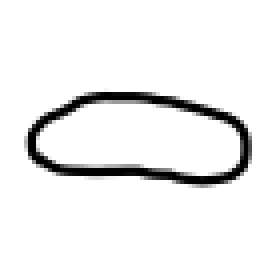
#> input picture data/user.if2/images/ellipse/ellipse.if2.0133.png, 70 x 70 px (shown 4 times larger); its folder holds only this picture in this run
$ python shape_classifier.py
#> lines starting #> are read from the running program, lines starting #| are printed output that depends on the picture; after the words box and inside, x2 and y2 are one past the last pixel; in counts of white or black regions, pixels touching at a corner belong together
"""
Geometric Shape Classifier using Computational Geometry and Topology
Classifies shapes into: Rectangle, Ellipse, Triangle, Other
"""

import cv2
import numpy as np
import os
import time
import random
from typing import List, Tuple, Dict, Any
from collections import defaultdict
import matplotlib.pyplot as plt
from sklearn.metrics import confusion_matrix, classification_report
import seaborn as sns


class GeometricShapeClassifier:
    """
    A classifier that uses computational geometry and topology to classify shapes.
    No machine learning or deep learning is used - only geometric properties.
    """

    def __init__(self):
        self.classes = ['rectangle', 'triangle', 'ellipse', 'other']
        self.performance_metrics = {}

    def preprocess_image(self, image_path: str, target_size: int = 100) -> np.ndarray:
        """
        Preprocess image: load, convert to grayscale, resize, and binarize.

        Args:
            image_path: Path to the image file
            target_size: Target size for resizing (m x m pixels)

        Returns:
            Preprocessed binary image
        """
#> called with target_size = 100
        # Load image
        img = cv2.imread(image_path)
#> img is the input picture: shape (70, 70, 3); min 0, max 255, mean 239.5
        if img is None:
            raise ValueError(f"Could not load image: {image_path}")

        # Convert to grayscale
        gray = cv2.cvtColor(img, cv2.COLOR_BGR2GRAY)

        # Resize to target size
        resized = cv2.resize(gray, (target_size, target_size))
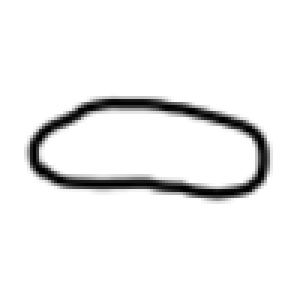
#> resized: shape (100, 100) (shown 3 times larger); min 0, max 255, mean 239.5

        # Apply Gaussian blur to reduce noise
        blurred = cv2.GaussianBlur(resized, (3, 3), 0)
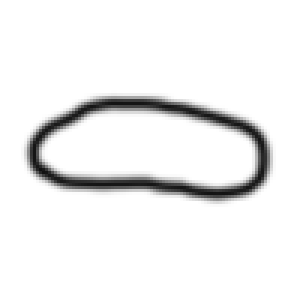
#> blurred: shape (100, 100) (shown 3 times larger); min 15, max 255, mean 239.5

        # Try multiple thresholding methods and choose the best one
        # Method 1: Otsu's thresholding
        _, binary_otsu = cv2.threshold(blurred, 0, 255, cv2.THRESH_BINARY_INV + cv2.THRESH_OTSU)
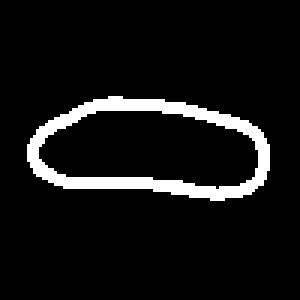
#> binary_otsu: shape (100, 100) (shown 3 times larger); 7.5% white; 1 white region, box (x1, y1, x2, y2) and area: (9, 32, 90, 67) 752

        # Method 2: Adaptive thresholding
        binary_adaptive = cv2.adaptiveThreshold(
            blurred, 255, cv2.ADAPTIVE_THRESH_GAUSSIAN_C, cv2.THRESH_BINARY_INV, 11, 2
        )
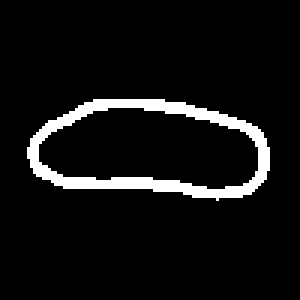
#> binary_adaptive: shape (100, 100) (shown 3 times larger); 6.8% white; 1 white region, box (x1, y1, x2, y2) and area: (9, 33, 90, 67) 679

        # Method 3: Simple thresholding
        _, binary_simple = cv2.threshold(blurred, 127, 255, cv2.THRESH_BINARY_INV)
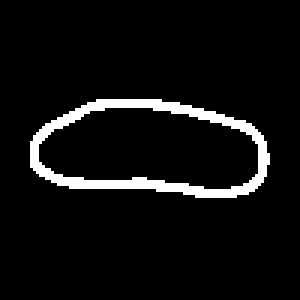
#> binary_simple: shape (100, 100) (shown 3 times larger); 6% white; 1 white region

        # Choose the method that gives the most reasonable contour
        # (not too fragmented, not too simple)
        contours_otsu, _ = cv2.findContours(binary_otsu, cv2.RETR_EXTERNAL, cv2.CHAIN_APPROX_SIMPLE)
#> contours_otsu = 1 contour; box (x1, y1, x2, y2) and area: (9, 32, 90, 67) 2066
        contours_adaptive, _ = cv2.findContours(binary_adaptive, cv2.RETR_EXTERNAL, cv2.CHAIN_APPROX_SIMPLE)
#> contours_adaptive = 1 contour; box (x1, y1, x2, y2) and area: (9, 33, 90, 67) 2039
        contours_simple, _ = cv2.findContours(binary_simple, cv2.RETR_EXTERNAL, cv2.CHAIN_APPROX_SIMPLE)
#> contours_simple = 1 contour; box (x1, y1, x2, y2) and area: (10, 33, 90, 66) 2002

        # Choose the method with the most reasonable number of contours
        # (prefer 1-3 contours, not too many fragments)
        if 1 <= len(contours_otsu) <= 3:
            binary = binary_otsu
        elif 1 <= len(contours_adaptive) <= 3:
            binary = binary_adaptive
        elif 1 <= len(contours_simple) <= 3:
            binary = binary_simple
        else:
            # If all methods give too many contours, use the one with the fewest
            min_contours = min(len(contours_otsu), len(contours_adaptive), len(contours_simple))
            if len(contours_otsu) == min_contours:
                binary = binary_otsu
            elif len(contours_adaptive) == min_contours:
                binary = binary_adaptive
            else:
                binary = binary_simple

        # Morphological operations to clean up the binary image
        kernel = np.ones((2, 2), np.uint8)
        binary = cv2.morphologyEx(binary, cv2.MORPH_CLOSE, kernel)
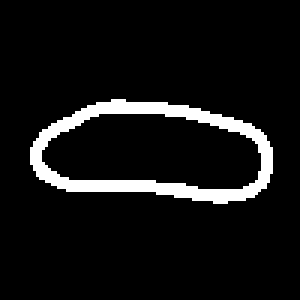
#> binary: shape (100, 100) (shown 3 times larger); 7.5% white; 1 white region, box (x1, y1, x2, y2) and area: (10, 33, 91, 68) 753
        binary = cv2.morphologyEx(binary, cv2.MORPH_OPEN, kernel)
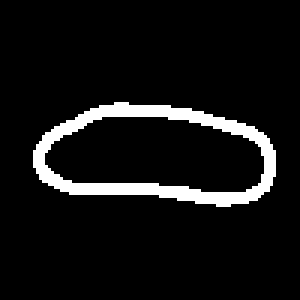
#> binary: shape (100, 100) (shown 3 times larger); 7.5% white; 1 white region

        return binary

    def find_contours(self, binary_image: np.ndarray) -> List[np.ndarray]:
        """
        Find contours in the binary image.

        Args:
            binary_image: Binary image

        Returns:
            List of contours
        """
        contours, _ = cv2.findContours(binary_image, cv2.RETR_EXTERNAL, cv2.CHAIN_APPROX_SIMPLE)
#> contours = 1 contour; box (x1, y1, x2, y2) and area: (11, 34, 92, 69) 2066

        # Filter out very small contours
        min_area = 100
        filtered_contours = [c for c in contours if cv2.contourArea(c) > min_area]
#> filtered_contours has the same summary as contours
#> (the rest of the program and of its run is left out)
